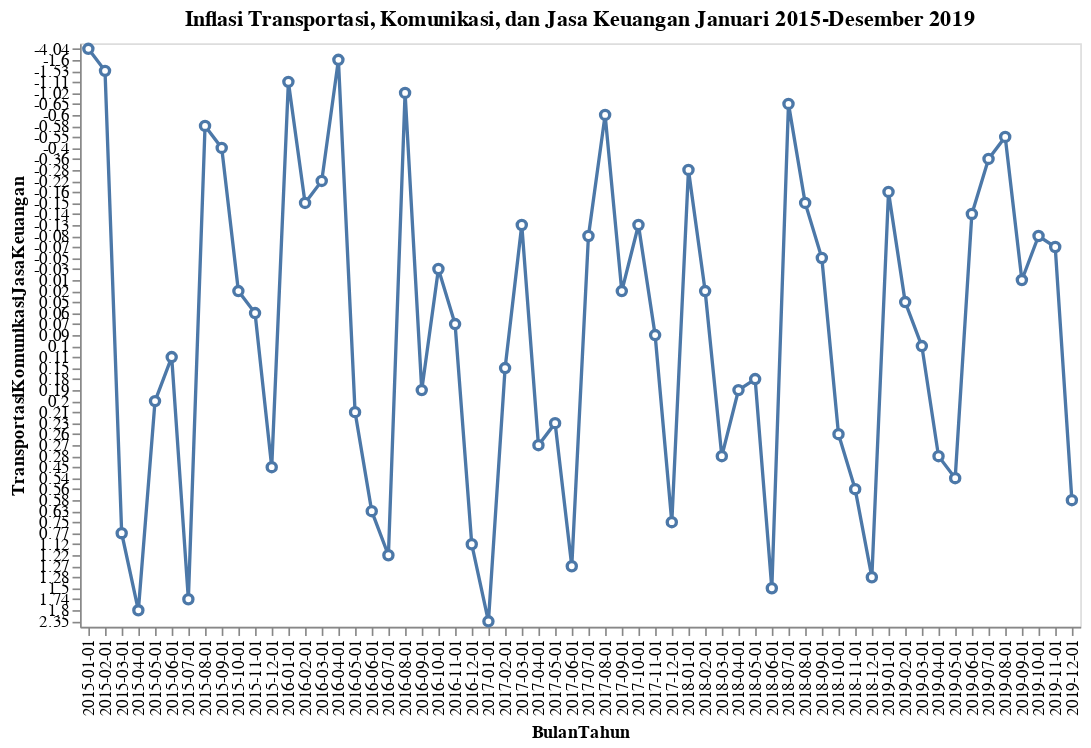

Notebook cell for this chart:
### Markdown cell above
**VEGALITE PLOT DATA 3**

### Code cell
df |> @vlplot(mark={:line, point={filled=false, fill=:white}}, x=:BulanTahun, y=:TransportasiKomunikasiJasaKeuangan,ylim=(-5,5), title ="Inflasi Transportasi, Komunikasi, dan Jasa Keuangan Januari 2015-Desember 2019", width = 600, height =350)

### Figure 1 — Vega-Lite specification as saved in the notebook (floating-point values rounded to 4 significant figures)
{"data": {"values": [{"BulanTahun": "2015-01-01", "MakananJadi": 0.65, "No": 1, "TransportasiKomunikasiJasaKeuangan": -4.04, "Umum": -0.24}, {"BulanTahun": "2015-02-01", "MakananJadi": 0.45, "No": 2, "TransportasiKomunikasiJasaKeuangan": -1.53, "Umum": -0.36}, {"BulanTahun": "2015-03-01", "MakananJadi": 0.61, "No": 3, "TransportasiKomunikasiJasaKeuangan": 0.77, "Umum": 0.17}, {"BulanTahun": "2015-04-01", "MakananJadi": 0.5, "No": 4, "TransportasiKomunikasiJasaKeuangan": 1.8, "Umum": 0.36}, {"BulanTahun": "2015-05-01", "MakananJadi": 0.5, "No": 5, "TransportasiKomunikasiJasaKeuangan": 0.2, "Umum": 0.5}, {"BulanTahun": "2015-06-01", "MakananJadi": 0.55, "No": 6, "TransportasiKomunikasiJasaKeuangan": 0.11, "Umum": 0.54}, {"BulanTahun": "2015-07-01", "MakananJadi": 0.51, "No": 7, "TransportasiKomunikasiJasaKeuangan": 1.74, "Umum": 0.93}, {"BulanTahun": "2015-08-01", "MakananJadi": 0.71, "No": 8, "TransportasiKomunikasiJasaKeuangan": -0.58, "Umum": 0.39}, {"BulanTahun": "2015-09-01", "MakananJadi": 0.39, "No": 9, "TransportasiKomunikasiJasaKeuangan": -0.4, "Umum": -0.05}, {"BulanTahun": "2015-10-01", "MakananJadi": 0.4, "No": 10, "TransportasiKomunikasiJasaKeuangan": 0.02, "Umum": -0.08}, {"BulanTahun": "2015-11-01", "MakananJadi": 0.47, "No": 11, "TransportasiKomunikasiJasaKeuangan": 0.06, "Umum": 0.21}, {"BulanTahun": "2015-12-01", "MakananJadi": 0.5, "No": 12, "TransportasiKomunikasiJasaKeuangan": 0.45, "Umum": 0.96}, {"BulanTahun": "2016-01-01", "MakananJadi": 0.51, "No": 13, "TransportasiKomunikasiJasaKeuangan": -1.11, "Umum": 0.51}, {"BulanTahun": "2016-02-01", "MakananJadi": 0.63, "No": 14, "TransportasiKomunikasiJasaKeuangan": -0.15, "Umum": -0.09}, {"BulanTahun": "2016-03-01", "MakananJadi": 0.36, "No": 15, "TransportasiKomunikasiJasaKeuangan": -0.22, "Umum": 0.19}, {"BulanTahun": "2016-04-01", "MakananJadi": 0.35, "No": 16, "TransportasiKomunikasiJasaKeuangan": -1.6, "Umum": -0.45}, {"BulanTahun": "2016-05-01", "MakananJadi": 0.58, "No": 17, "TransportasiKomunikasiJasaKeuangan": 0.21, "Umum": 0.24}, {"BulanTahun": "2016-06-01", "MakananJadi": 0.58, "No": 18, "TransportasiKomunikasiJasaKeuangan": 0.63, "Umum": 0.66}, {"BulanTahun": "2016-07-01", "MakananJadi": 0.54, "No": 19, "TransportasiKomunikasiJasaKeuangan": 1.22, "Umum": 0.69}, {"BulanTahun": "2016-08-01", "MakananJadi": 0.41, "No": 20, "TransportasiKomunikasiJasaKeuangan": -1.02, "Umum": -0.02}, {"BulanTahun": "2016-09-01", "MakananJadi": 0.34, "No": 21, "TransportasiKomunikasiJasaKeuangan": 0.19, "Umum": 0.22}, {"BulanTahun": "2016-10-01", "MakananJadi": 0.24, "No": 22, "TransportasiKomunikasiJasaKeuangan": -0.03, "Umum": 0.14}, {"BulanTahun": "2016-11-01", "MakananJadi": 0.25, "No": 23, "TransportasiKomunikasiJasaKeuangan": 0.07, "Umum": 0.47}, {"BulanTahun": "2016-12-01", "MakananJadi": 0.45, "No": 24, "TransportasiKomunikasiJasaKeuangan": 1.12, "Umum": 0.42}, {"BulanTahun": "2017-01-01", "MakananJadi": 0.47, "No": 25, "TransportasiKomunikasiJasaKeuangan": 2.35, "Umum": 0.97}, {"BulanTahun": "2017-02-01", "MakananJadi": 0.39, "No": 26, "TransportasiKomunikasiJasaKeuangan": 0.15, "Umum": 0.23}, {"BulanTahun": "2017-03-01", "MakananJadi": 0.31, "No": 27, "TransportasiKomunikasiJasaKeuangan": -0.13, "Umum": -0.02}, {"BulanTahun": "2017-04-01", "MakananJadi": 0.12, "No": 28, "TransportasiKomunikasiJasaKeuangan": 0.27, "Umum": 0.09}, {"BulanTahun": "2017-05-01", "MakananJadi": 0.38, "No": 29, "TransportasiKomunikasiJasaKeuangan": 0.23, "Umum": 0.39}, {"BulanTahun": "2017-06-01", "MakananJadi": 0.39, "No": 30, "TransportasiKomunikasiJasaKeuangan": 1.27, "Umum": 0.69}, {"BulanTahun": "2017-07-01", "MakananJadi": 0.57, "No": 31, "TransportasiKomunikasiJasaKeuangan": -0.08, "Umum": 0.22}, {"BulanTahun": "2017-08-01", "MakananJadi": 0.02, "No": 32, "TransportasiKomunikasiJasaKeuangan": -0.6, "Umum": -0.07}, {"BulanTahun": "2017-09-01", "MakananJadi": 0.34, "No": 33, "TransportasiKomunikasiJasaKeuangan": 0.02, "Umum": 0.13}, {"BulanTahun": "2017-10-01", "MakananJadi": 0.28, "No": 34, "TransportasiKomunikasiJasaKeuangan": -0.13, "Umum": 0.01}, {"BulanTahun": "2017-11-01", "MakananJadi": 0.22, "No": 35, "TransportasiKomunikasiJasaKeuangan": 0.09, "Umum": 0.2}, {"BulanTahun": "2017-12-01", "MakananJadi": 0.3, "No": 36, "TransportasiKomunikasiJasaKeuangan": 0.75, "Umum": 0.71}, {"BulanTahun": "2018-01-01", "MakananJadi": 0.43, "No": 37, "TransportasiKomunikasiJasaKeuangan": -0.28, "Umum": 0.62}, {"BulanTahun": "2018-02-01", "MakananJadi": 0.43, "No": 38, "TransportasiKomunikasiJasaKeuangan": 0.02, "Umum": 0.17}, {"BulanTahun": "2018-03-01", "MakananJadi": 0.26, "No": 39, "TransportasiKomunikasiJasaKeuangan": 0.28, "Umum": 0.2}, {"BulanTahun": "2018-04-01", "MakananJadi": 0.24, "No": 40, "TransportasiKomunikasiJasaKeuangan": 0.19, "Umum": 0.1}, {"BulanTahun": "2018-05-01", "MakananJadi": 0.31, "No": 41, "TransportasiKomunikasiJasaKeuangan": 0.18, "Umum": 0.21}, {"BulanTahun": "2018-06-01", "MakananJadi": 0.4, "No": 42, "TransportasiKomunikasiJasaKeuangan": 1.5, "Umum": 0.59}, {"BulanTahun": "2018-07-01", "MakananJadi": 0.45, "No": 43, "TransportasiKomunikasiJasaKeuangan": -0.65, "Umum": 0.28}, {"BulanTahun": "2018-08-01", "MakananJadi": 0.35, "No": 44, "TransportasiKomunikasiJasaKeuangan": -0.15, "Umum": -0.05}, {"BulanTahun": "2018-09-01", "MakananJadi": 0.29, "No": 45, "TransportasiKomunikasiJasaKeuangan": -0.05, "Umum": -0.18}, {"BulanTahun": "2018-10-01", "MakananJadi": 0.27, "No": 46, "TransportasiKomunikasiJasaKeuangan": 0.26, "Umum": 0.28}, {"BulanTahun": "2018-11-01", "MakananJadi": 0.2, "No": 47, "TransportasiKomunikasiJasaKeuangan": 0.56, "Umum": 0.27}, {"BulanTahun": "2018-12-01", "MakananJadi": 0.22, "No": 48, "TransportasiKomunikasiJasaKeuangan": 1.28, "Umum": 0.62}, {"BulanTahun": "2019-01-01", "MakananJadi": 0.27, "No": 49, "TransportasiKomunikasiJasaKeuangan": -0.16, "Umum": 0.32}, {"BulanTahun": "2019-02-01", "MakananJadi": 0.31, "No": 50, "TransportasiKomunikasiJasaKeuangan": 0.05, "Umum": -0.08}, {"BulanTahun": "2019-03-01", "MakananJadi": 0.21, "No": 51, "TransportasiKomunikasiJasaKeuangan": 0.1, "Umum": 0.11}, {"BulanTahun": "2019-04-01", "MakananJadi": 0.19, "No": 52, "TransportasiKomunikasiJasaKeuangan": 0.28, "Umum": 0.44}, {"BulanTahun": "2019-05-01", "MakananJadi": 0.56, "No": 53, "TransportasiKomunikasiJasaKeuangan": 0.54, "Umum": 0.68}, {"BulanTahun": "2019-06-01", "MakananJadi": 0.59, "No": 54, "TransportasiKomunikasiJasaKeuangan": -0.14, "Umum": 0.55}, {"BulanTahun": "2019-07-01", "MakananJadi": 0.24, "No": 55, "TransportasiKomunikasiJasaKeuangan": -0.36, "Umum": 0.31}, {"BulanTahun": "2019-08-01", "MakananJadi": 0.26, "No": 56, "TransportasiKomunikasiJasaKeuangan": -0.55, "Umum": 0.12}, {"BulanTahun": "2019-09-01", "MakananJadi": 0.28, "No": 57, "TransportasiKomunikasiJasaKeuangan": 0.01, "Umum": -0.27}, {"BulanTahun": "2019-10-01", "MakananJadi": 0.45, "No": 58, "TransportasiKomunikasiJasaKeuangan": -0.08, "Umum": 0.02}, {"BulanTahun": "2019-11-01", "MakananJadi": 0.25, "No": 59, "TransportasiKomunikasiJasaKeuangan": -0.07, "Umum": 0.14}, {"BulanTahun": "2019-12-01", "MakananJadi": 0.29, "No": 60, "TransportasiKomunikasiJasaKeuangan": 0.58, "Umum": 0.34}]}, "encoding": {"x": {"field": "BulanTahun"}, "y": {"field": "TransportasiKomunikasiJasaKeuangan"}}, "height": 350, "mark": {"point": {"fill": "white", "filled": false}, "type": "line"}, "title": "Inflasi Transportasi, Komunikasi, dan Jasa Keuangan Januari 2015-Desember 2019", "width": 600, "ylim": [-5, 5]}
